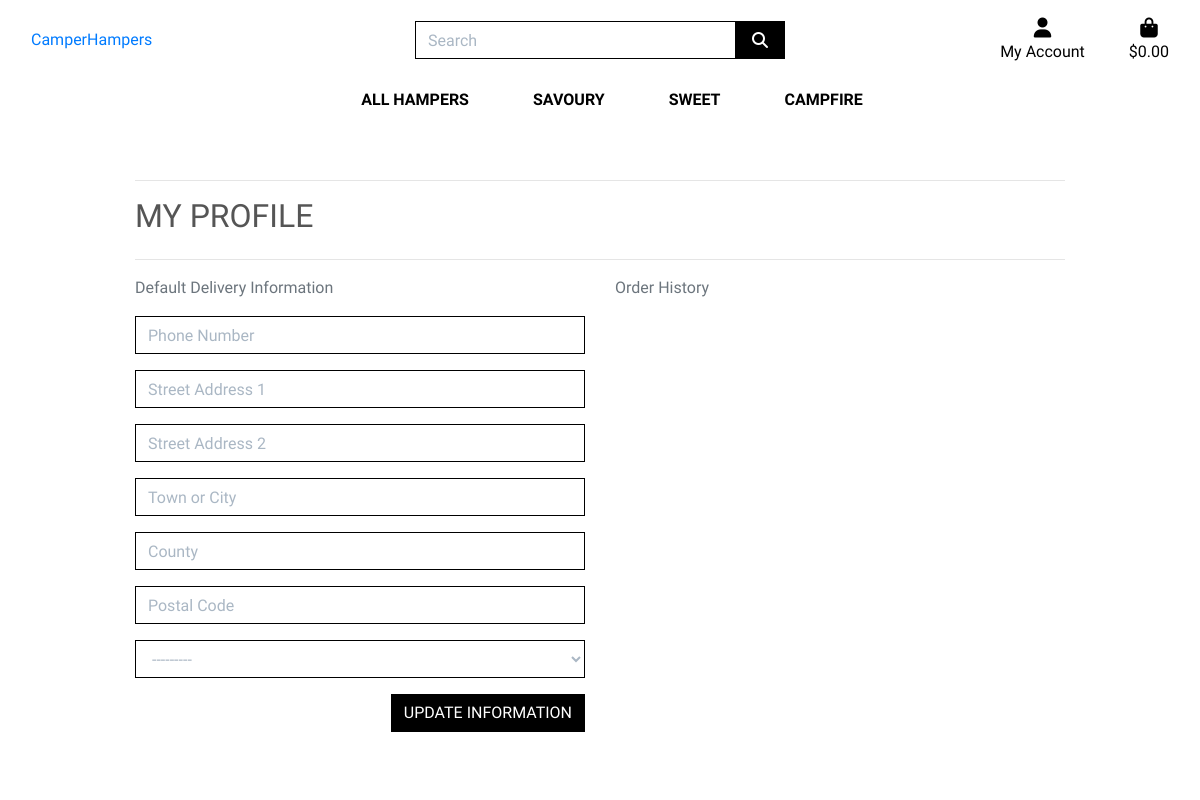
Before: /profiles/ (signed in) with the older database file.
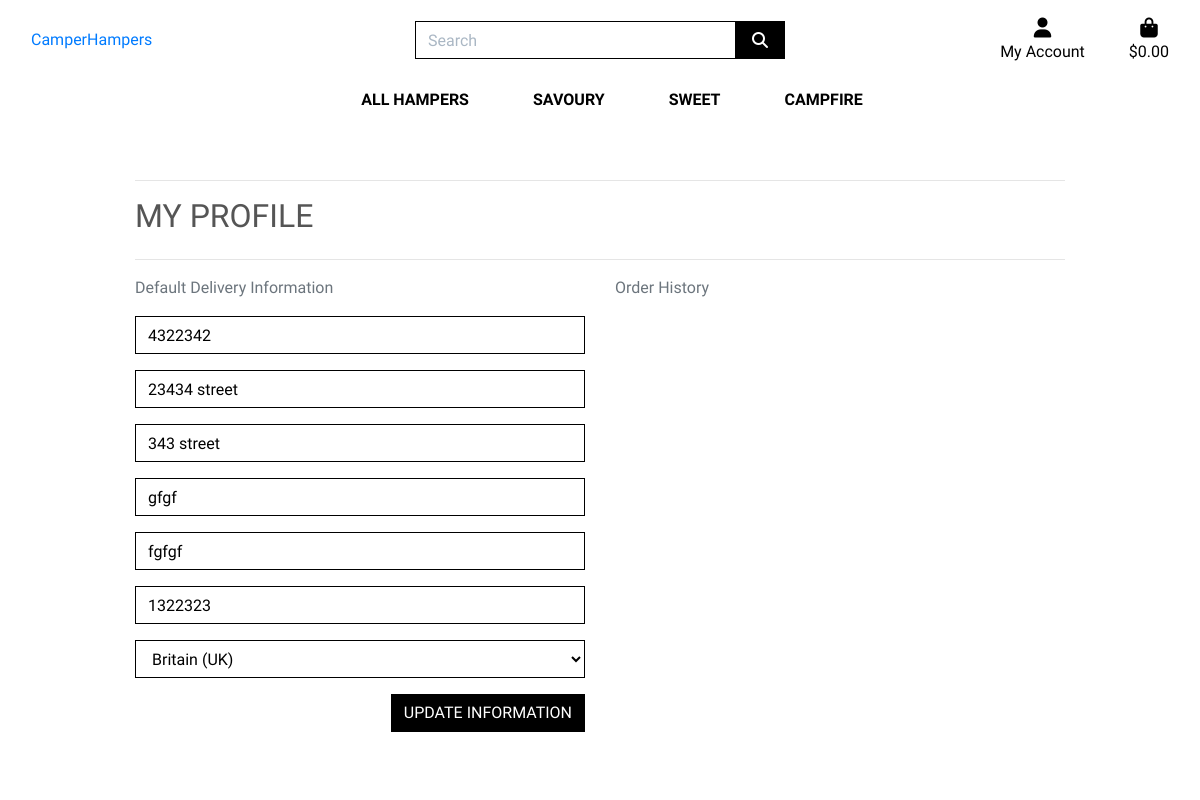
After: the same page with the newer database file.
### profiles/models.py (models this page shows, shortened)
class UserProfile(models.Model):
    user = models.OneToOneField(User, on_delete=models.CASCADE)
    default_phone_number = models.CharField(max_length=20, null=True, blank=True)
    default_street_address1 = models.CharField(max_length=80, null=True, blank=True)
    default_street_address2 = models.CharField(max_length=80, null=True, blank=True)
    default_town_or_city = models.CharField(max_length=40, null=True, blank=True)
    default_county = models.CharField(max_length=80, null=True, blank=True)
    default_postcode = models.CharField(max_length=20, null=True, blank=True)
    default_country = CountryField(blank_label='Country', null=True, blank=True)

### profiles/views.py (the view)
# urls.py: path('', views.profile, name='profile'),
def profile(request):
    profile = get_object_or_404(UserProfile, user=request.user)
    if request.method == 'POST':
        form = UserProfileForm(request.POST, instance=profile)
        if form.is_valid():
            form.save()
            messages.success(request, 'Profile updated successfully')
    form = UserProfileForm(instance=profile)
    orders = profile.orders.all()
    template = 'profiles/profile.html'
    context = {
        'form': form,
        'order': orders,
        'on_profile_page': True,
    }
    return render(request, template, context)

### profiles/forms.py
class UserProfileForm(forms.ModelForm):
    class Meta:
        model = UserProfile
        exclude = ('user',)
    def __init__(self, *args, **kwargs):
        super().__init__(*args, **kwargs)
        placeholders = {
            'default_phone_number': 'Phone Number',
            'default_postcode': 'Postal Code',
            'default_town_or_city': 'Town or City',
            'default_street_address1': 'Street Address 1',
            'default_street_address2': 'Street Address 2',
            'default_county': 'County',
        }
        self.fields['default_phone_number'].widget.attrs['autofocus'] = True
        for field in self.fields:
            if field != 'default_country':
                if self.fields[field].required:
                    placeholder = f'{placeholders[field]} *'
                else:
                    placeholder = placeholders[field]
                self.fields[field].widget.attrs['placeholder'] = placeholder
            self.fields[field].widget.attrs['class'] = 'border-black rounded-0 profile-form-input'
            self.fields[field].label = False

### bag/contexts.py (called while the page is built, shortened)
def bag_contents(request):
    bag_items = []
    total = 0
    product_count = 0
    bag = request.session.get('bag', {})
    delivery = total * Decimal(settings.STANDARD_DELIVERY_PERCENTAGE / 100)
    grand_total = delivery + total
    context = {
        'bag_items': bag_items,
        'total': total,
        'product_count': product_count,
        'delivery': delivery,
        'grand_total': grand_total,
    }
    return context

### profiles/templates/profiles/profile.html (shortened to what this page needs)
{% extends "base.html" %}
{% load static %}
{% block extra_css %}
    <link rel="stylesheet" href="{% static 'profiles/css/profile.css' %}">
{% endblock %}
{% block page_header %}
    <div class="container header-container">
    </div>
{% endblock %}
{% block content %}
    <div class="overlay"></div>
    <div class="container">
        <div class="row">
            <div class="col-12">
                <hr>
                <h2 class="logo-font mb-4">My Profile</h2>
                <hr>
            </div>
        </div>
        <div class="row">
            <div class="col-12 col-lg-6">
                <p class="text-muted">Default Delivery Information</p>
                <form class="mt-3" action="{% url 'profile' %}" method="POST" id="profile-update-form">
                    {{ form|crispy }}
                    <button class="btn btn-black rounded-0 text-uppercase float-right">Update Information</button>
                </form>
            </div>
            <div class="col-12 col-lg-6">
                <p class="text-muted">Order History</p>
            </div>
        </div>
{% endblock %}

### templates/base.html (shortened to what this page needs)
{% load static %}
<!doctype html>
<html lang="en">
  <head>
    {% block corecss %}
    <link rel="stylesheet" href="https://stackpath.bootstrapcdn.com/bootstrap/4.4.1/css/bootstrap.min.css">
    <link rel="stylesheet" href="{% static 'css/base.css' %}">
    {% endblock %}
    {% block extra_css %}
    {% endblock %}
  </head>
  <body>
    <header class="container-fluid fixed-top">
      <div id="topnav" class="row bg-white pt-lg-2 d-none d-lg-flex">
        <div class="col-12 col-lg-4 my-auto py-1 py-lg-0 text-center text-lg-left">
          <a href="{% url 'home' %}" class="nav-link main-logo-link">CamperHampers</a>
        </div>
        <div class="col-12 col-lg-4 my-auto py-1 py-lg-0">
            <form method="GET" action="{% url 'products' %}">
              <div class="input-group w-100">
                <input class="form-control border border-black rounded-0" type="text" name="q" placeholder="Search">
                <div class="input-group-append">
                  <button class="form-control btn btn-black border border-black rounded-0" type="submit">
                    <span class="icon">
                      <i class="fas fa-search"></i>
                    </span>
                  </button>
                </div>
              </div>
            </form>
        </div>
        <div class="col-12 col-lg-4 my-auto py-1 py-lg-0">
          <ul class="list-inline list-unstyled text-center text-lg-right my-0">
              <li class="list-inline-item dropdown">
                  <a class="text-black nav-link" href="#" id="user-options" data-toggle="dropdown" aria-haspopup="true" aria-expanded="false">
                      <div class="text-center">
                          <div><i class="fas fa-user fa-lg"></i></div>
                          <p class="my-0">My Account</p>
                      </div>
                  </a>
              </li>
              <li class="list-inline-item">
                  <a class="{% if grand_total %}text-info font-weight-bold{% else %}text-black{% endif %} nav-link" href="{% url 'view_bag' %}">
                      <div class="text-center">
                          <div><i class="fas fa-shopping-bag fa-lg"></i></div>
                          <p class="my-0">
                              {% if grand_total %}
                                  ${{ grand_total|floatformat:2 }}
                              {% else %}
                                  $0.00
                              {% endif %}
                          </p>
                      </div>
                  </a>
              </li>
          </ul>
      </div>
      </div>
      <div class="row bg-white">
        <nav class="navbar navbar-expand-lg navbar-light w-100">
            {% include 'includes/main_nav.html' %}
        </nav>
    </div>
    </header>
    {% block page_header %}
    {% endblock %}
    {% block content %}
    {% endblock %}
  </body>
</html>

### templates/includes/main_nav.html (shortened to what this page needs)
<div class="collapse navbar-collapse" id="main-nav">
    <ul class="navbar-nav w-auto mx-auto">
        <li class="nav-item dropdown">
            <a class="logo-font font-weight-bold nav-link text-black mr-5" href="#" id="all-products-link" data-toggle="dropdown" aria-haspopup="true" aria-expanded="false">
                All Hampers
            </a>
        </li>
        <li class="nav-item">
            <a href="{% url 'products' %}?category=savoury" class="logo-font font-weight-bold nav-link text-black mr-5" id="savoury-link" aria-haspopup="true" aria-expanded="false">
                Savoury
            </a>
        </li>
        <li class="nav-item">
            <a href="{% url 'products' %}?category=sweet" class="logo-font font-weight-bold nav-link text-black mr-5" id="sweet-link" aria-haspopup="true" aria-expanded="false">
                Sweet
            </a>
        </li>
        <li class="nav-item">
            <a href="{% url 'products' %}?category=campfire" class="logo-font font-weight-bold nav-link text-black" id="campfire-link" aria-haspopup="true" aria-expanded="false">
                CampFire
            </a>
        </li>
    </ul>
</div>

### static/css/base.css (style rules this page uses)
html { height: 100%; }
body { background: url('/media/homepage_banner.jpg') no-repeat center center fixed; background-size: cover; height: calc(100vh - 164px); color: #555; font-family: 'Julius Sans One'; }
.icon { align-items: center; display: inline-flex; justify-content: center; height: 1.5rem; width: 1.5rem; }
.logo-font { text-transform: uppercase; }
.main-logo-link { width: fit-content; }
.btn-black { background: black; color: white; }
.text-black { color: #000 !important; }
.border-black { border: 1px solid black !important; }
.overlay { height: 100%; width: 100%; top: 0; left: 0; position: fixed; background: white; z-index: -1; }
input[name='q']::placeholder { color: #aab7c4; }
@media (min-width: 1200px) { .container { max-width: 80%; } }
@media (min-width: 992px) { .header-container { padding-top: 164px; } }

### profiles/static/profiles/css/profile.css (style rules this page uses)
#profile-update-form .form-control { color: #000; }
#profile-update-form input::placeholder { color: #aab7c4; }
#id_default_country, #id_default_country option:not(:first-child) { color: #000; }

Changed rows visible on the page:
changed UserProfile: default_phone_number (not shown) → "4322342"; default_street_address1 (not shown) → "23434 street"; default_street_address2 (not shown) → "343 street"; default_town_or_city (not shown) → "gfgf"; default_county (not shown) → "fgfgf"; default_postcode (not shown) → "1322323"; default_country "---------" → "Britain (UK)"
